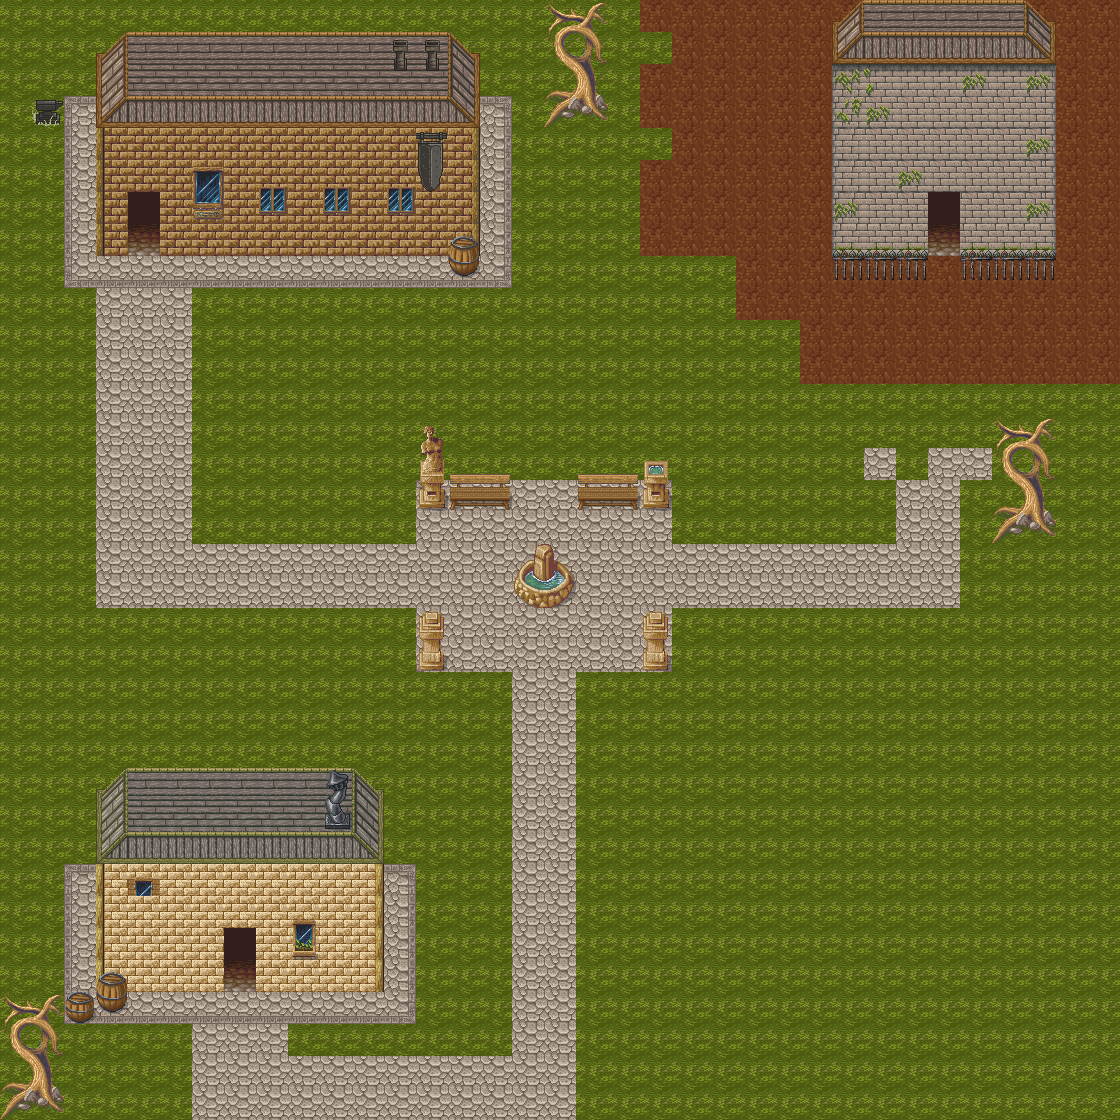

Below is a game level as drawn by its tile map, then a one-line description and the .tmx that defines it (tile-layer data replaced by summaries):
An orthogonal 35x35 tile map with 32x32 px tiles, 5 tile layers (Terrain, Roads, Buildings, BuildingDecorations, ...), 3 tilesets and 16 objects.

<map version="1.2" tiledversion="1.3.1" orientation="orthogonal" renderorder="left-down" compressionlevel="0" width="35" height="35" tilewidth="32" tileheight="32" infinite="0" nextlayerid="7" nextobjectid="30">
 <tileset firstgid="1" name="UnitedTiles" tilewidth="32" tileheight="32" tilecount="360" columns="8">
  <image source="../Assets/Maps_Atlas/atlasPNG/magecity.png" width="256" height="1450" />
 </tileset>
 <tileset firstgid="361" name="UnitedTiles2" tilewidth="32" tileheight="32" tilecount="900" columns="30">
  <image source="../Assets/Maps_Atlas/atlasPNG/hyptosis_tile-art-batch-1.png" width="960" height="960" />
 </tileset>
 <tileset firstgid="1261" name="UnitedTiles3" tilewidth="32" tileheight="32" tilecount="900" columns="30">
  <image source="../Assets/Maps_Atlas/atlasPNG/hyptosis_tile-art-batch-3.png" width="960" height="960" />
 </tileset>
 <layer id="1" name="Terrain" width="35" height="35">
  <data>[1225 cells, 1225 non-empty, 2 distinct tile ids]</data>
 </layer>
 <layer id="3" name="Roads" width="35" height="35">
  <data>[1225 cells, 307 non-empty, 13 distinct tile ids]</data>
 </layer>
 <objectgroup id="6" name="Hitboxes">
  <object id="1" x="93.3333" y="33.3333" width="388" height="222.667" />
  <object id="2" x="128" y="184" width="37.3333" height="72" />
  <object id="10" x="97.3333" y="766.667" width="288" height="229.333" />
  <object id="11" x="317.333" y="906.667" />
  <object id="12" x="830.667" y="2.66667" width="221.333" height="250.667" />
  <object id="16" x="510.667" y="542.667" width="65.3333" height="65.3333">
   <ellipse />
  </object>
  <object id="17" x="576.667" y="474" width="62" height="35.3333" />
  <object id="18" x="450.333" y="474.333" width="62" height="35.3333" />
  <object id="19" x="642" y="460.667" width="28.6667" height="49.3333" />
  <object id="20" x="641.667" y="610.667" width="26.6667" height="59.3333" />
  <object id="21" x="417.333" y="609.667" width="26.6667" height="59.3333" />
  <object id="22" x="417.333" y="423.333" width="28.6667" height="85.3333" />
  <object id="23" x="993.333" y="415.333" width="63.3333" height="127.333" />
  <object id="27" x="1.66668" y="992.333" width="63.3333" height="127.333" />
  <object id="28" x="544.333" y="0.3335" width="63.3333" height="127.333" />
  <object id="29" x="34" y="95.3333" width="30.6667" height="32" />
 </objectgroup>
 <layer id="2" name="Buildings" width="35" height="35">
  <data>[1225 cells, 203 non-empty, 33 distinct tile ids]</data>
 </layer>
 <layer id="4" name="BuildingDecorations" width="35" height="35">
  <data>[1225 cells, 50 non-empty, 26 distinct tile ids]</data>
 </layer>
 <layer id="5" name="GeneralDecorationAndPlants" width="35" height="35">
  <data>[1225 cells, 48 non-empty, 26 distinct tile ids]</data>
 </layer>
</map>
